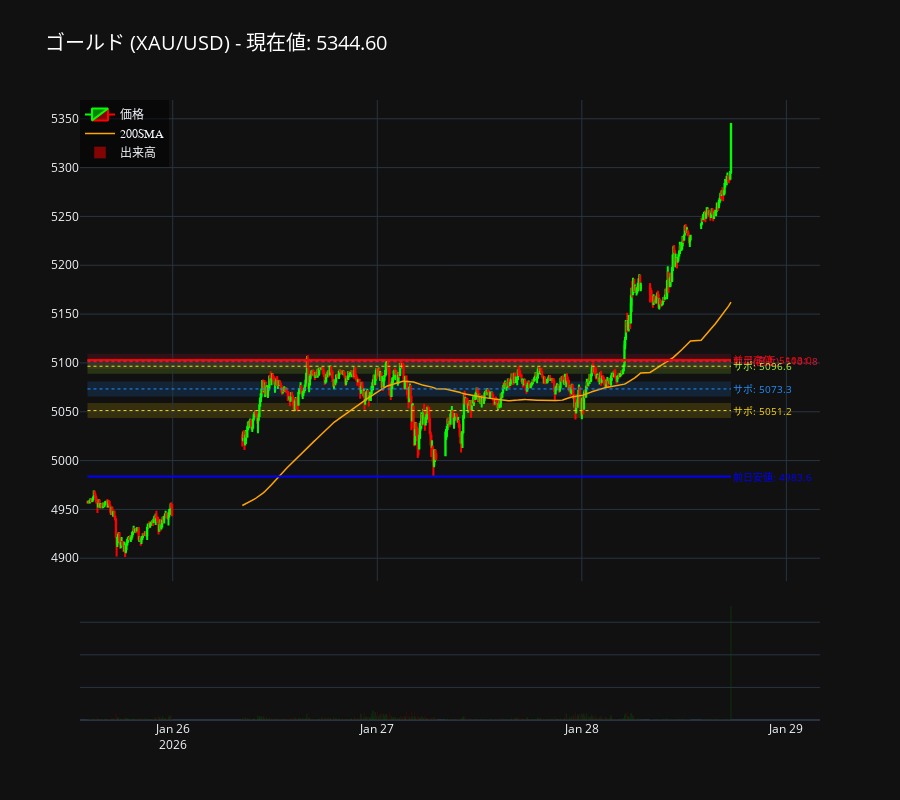

The notebook cell this image was saved under:
### Code cell
import yfinance as yf
import pandas as pd
import numpy as np
from datetime import timedelta
from scipy.signal import argrelextrema
import plotly.graph_objects as go
from plotly.subplots import make_subplots

class GoldChartGeneratorPlotly:
    def __init__(self, symbol="GC=F"):
        self.symbol = symbol
        self.df = None
    
    def fetch_data(self, period="5d", interval="5m"):
        print(f"--- {self.symbol} データ取得中 ---")
        try:
            # yfinanceでデータ取得
            df = yf.download(self.symbol, interval=interval, period=period, progress=False)
            if df.empty: return None
            
            # MultiIndexカラム対策
            if isinstance(df.columns, pd.MultiIndex): 
                df.columns = df.columns.get_level_values(0)
            
            # 数値変換
            for col in ["Open", "High", "Low", "Close", "Volume"]:
                df[col] = pd.to_numeric(df[col], errors="coerce")
            
            df.dropna(inplace=True)
            
            # タイムゾーン処理（日本時間へ）
            if df.index.tz is None: 
                df.index = df.index.tz_localize('UTC')
            df.index = df.index.tz_convert('Asia/Tokyo')
            df.index.name = "Datetime"
            
            # テクニカル指標
            df['MA200'] = df['Close'].rolling(window=200).mean()
            self.df = df
            return df
        except Exception as e:
            print(f"データ取得エラー: {e}")
            return None

    def _get_yesterday_levels(self):
        """昨日の高安取得"""
        if self.df is None: return None, None
        last_date = self.df.index[-1].date()
        prev_data = self.df[self.df.index.date < last_date]
        if prev_data.empty: return None, None
        
        target_date = prev_data.index[-1].date()
        target = prev_data[prev_data.index.date == target_date]
        return target['High'].max(), target['Low'].min()

    def _get_strong_levels(self, df, window=15, merge_dist=2.5, min_touches=3):
        """強いサポレジ抽出（ロジック変更なし）"""
        levels = []
        for col, comp in [('High', np.greater), ('Low', np.less)]:
            vals = df[col].values
            idxs = argrelextrema(vals, comparator=comp, order=window)[0]
            for idx in idxs:
                levels.append(df.iloc[idx][col])
        
        levels.sort()
        if not levels: return []

        clusters = []
        if levels:
            current_cluster = [levels[0]]
            for i in range(1, len(levels)):
                if levels[i] - current_cluster[-1] < merge_dist:
                    current_cluster.append(levels[i])
                else:
                    clusters.append(current_cluster)
                    current_cluster = [levels[i]]
            clusters.append(current_cluster)

        strong_zones = []
        for cluster in clusters:
            if len(cluster) >= min_touches:
                strong_zones.append(np.mean(cluster))
        return strong_zones

    def generate_chart(self, display_hours=8):
        if self.df is None:
            print("データがありません")
            return
        
        current_price = self.df['Close'].iloc[-1]
        
        # サポレジ計算
        y_high, y_low = self._get_yesterday_levels()
        levels = self._get_strong_levels(self.df, window=15, merge_dist=2.5, min_touches=3)
        
        res_levels = sorted([x for x in levels if x > current_price])
        sup_levels = sorted([x for x in levels if x < current_price], reverse=True)

        # 全データを使用するが、初期表示範囲（Zoom）だけ直近にするための計算
        last_time = self.df.index[-1]
        start_zoom_time = last_time - timedelta(hours=display_hours)
        
        # --- Plotly 描画開始 ---
        
        # サブプロット作成（設定は以前と同じ）
        fig = make_subplots(
            rows=2, cols=1, 
            shared_xaxes=True, 
            vertical_spacing=0.03, 
            row_heights=[0.8, 0.2],
            specs=[[{"secondary_y": False}], [{"secondary_y": False}]]
        )

        # 1. ローソク足（日本語ラベル）
        fig.add_trace(go.Candlestick(
            x=self.df.index,
            open=self.df['Open'], high=self.df['High'],
            low=self.df['Low'], close=self.df['Close'],
            name='価格',
            increasing_line_color='#00ff00', decreasing_line_color='#ff0000'
        ), row=1, col=1)

        # 2. MA200
        fig.add_trace(go.Scatter(
            x=self.df.index, y=self.df['MA200'],
            mode='lines', name='200SMA',
            line=dict(color='orange', width=1.5)
        ), row=1, col=1)

        # 3. 出来高
        colors_vol = ['#00ff00' if c >= o else '#ff0000' 
                      for c, o in zip(self.df['Close'], self.df['Open'])]
        
        fig.add_trace(go.Bar(
            x=self.df.index, y=self.df['Volume'],
            name='出来高',
            marker_color=colors_vol,
            opacity=0.5
        ), row=2, col=1)

        # 水平線描画関数
        def add_level_line(fig, price, color, style, width, label, is_zone=False):
            # ゾーン（帯）
            if is_zone:
                fig.add_shape(type="line",
                    x0=self.df.index[0], x1=self.df.index[-1], # 全期間に引く
                    y0=price, y1=price,
                    line=dict(color=color, width=15),
                    opacity=0.15,
                    layer="below", row=1, col=1
                )
            
            # 線
            fig.add_shape(type="line",
                x0=self.df.index[0], x1=self.df.index[-1], # 全期間に引く
                y0=price, y1=price,
                line=dict(color=color, width=width, dash=style),
                opacity=1.0,
                row=1, col=1
            )
            
            # ラベル（最新の足の横に表示）
            fig.add_annotation(
                x=self.df.index[-1], y=price,
                text=f"{label}: {price:.1f}",
                showarrow=False,
                xanchor="left",
                font=dict(color=color, size=10),
                row=1, col=1
            )

        NEON_COLORS = ['#FFD700', '#00FFFF', '#FF00FF', '#ADFF2F', '#1E90FF']

        # A. 昨日の高安
        if y_high: add_level_line(fig, y_high, 'red', 'solid', 2, "前日高値")
        if y_low: add_level_line(fig, y_low, 'blue', 'solid', 2, "前日安値")

        # B. レジスタンス
        for i, level in enumerate(res_levels):
            if i == 0:
                add_level_line(fig, level, '#DC143C', 'dash', 2, "レジ(直近)", is_zone=True)
            else:
                col = NEON_COLORS[i % len(NEON_COLORS)]
                add_level_line(fig, level, col, 'dot', 1, "レジ", is_zone=True)

        # C. サポート
        for i, level in enumerate(sup_levels):
            if i == 0:
                add_level_line(fig, level, '#DC143C', 'dot', 2, "サポ(直近)", is_zone=True)
            else:
                col = NEON_COLORS[(i + 2) % len(NEON_COLORS)]
                add_level_line(fig, level, col, 'dot', 1, "サポ", is_zone=True)

        # --- チャート設定 ---
        fig.update_layout(
            title=dict(text=f"ゴールド (XAU/USD) - 現在値: {current_price:.2f}", font=dict(color='white', size=20)),
            template="plotly_dark",
            xaxis_rangeslider_visible=False,
            height=800,
            showlegend=True,
            legend=dict(x=0, y=1, bgcolor='rgba(0,0,0,0.5)', font=dict(family="Meiryo")), # 日本語フォント対応
            hovermode='x unified',
            dragmode='pan'
        )

        # --- 軸設定と初期ズーム、および休日削除 ---
        
        # 週末（土・日）を非表示にする設定
        # bounds=["sat", "mon"] は 土曜から月曜までをスキップする設定です
        rangebreaks_config = [
            dict(bounds=["sat", "mon"]), 
        ]

        fig.update_xaxes(
            # 初期表示範囲を「直近8時間」に設定（データ自体は全部あるのでズームアウト可能）
            range=[start_zoom_time, last_time + timedelta(minutes=30)],
            
            rangebreaks=rangebreaks_config, # ★ここで休日を削除
            
            showspikes=True,       
            spikecolor="white",    
            spikesnap="cursor",    
            spikemode="across",    
            spikethickness=1,
            row=1, col=1
        )
        
        fig.update_yaxes(
            showspikes=True,
            spikecolor="white",
            spikesnap="cursor",
            spikemode="across",
            spikethickness=1,
            row=1, col=1
        )
        
        # 出来高チャートのY軸ラベル削除（すっきりさせるため）
        fig.update_yaxes(showticklabels=False, row=2, col=1)

        print(f"現在価格: {current_price:.2f}")
        fig.show()

if __name__ == "__main__":
    gen = GoldChartGeneratorPlotly()
    # 5日分のデータを取得するが、初期表示は直近8時間になる
    df = gen.fetch_data(period="5d", interval="5m")
    if df is not None:
        gen.generate_chart(display_hours=8)

### Figure 1 — Plotly figure (JSON) as saved in the notebook; plotly's stock layout.template omitted (floating-point values rounded to 4 significant figures; data arrays with more than 128 entries replaced by an {"elided": "..."} marker saying what was removed)
{"data": [{"close": {"elided": "855 float values"}, "decreasing": {"line": {"color": "#ff0000"}}, "high": {"elided": "855 float values"}, "increasing": {"line": {"color": "#00ff00"}}, "low": {"elided": "855 float values"}, "name": "価格", "open": {"elided": "855 float values"}, "type": "candlestick", "x": {"elided": "855 str values"}, "xaxis": "x", "yaxis": "y"}, {"line": {"color": "orange", "width": 1.5}, "mode": "lines", "name": "200SMA", "type": "scatter", "x": {"elided": "855 str values"}, "xaxis": "x", "y": {"elided": "855 float values"}, "yaxis": "y"}, {"marker": {"color": {"elided": "855 str values"}}, "name": "出来高", "opacity": 0.5, "type": "bar", "x": {"elided": "855 str values"}, "xaxis": "x2", "y": {"elided": "855 int values"}, "yaxis": "y2"}], "layout": {"annotations": [{"font": {"color": "red", "size": 10}, "showarrow": false, "text": "前日高値: 5103.0", "x": "2026-01-28T17:30:00+09:00", "xanchor": "left", "xref": "x", "y": 5103, "yref": "y"}, {"font": {"color": "blue", "size": 10}, "showarrow": false, "text": "前日安値: 4983.6", "x": "2026-01-28T17:30:00+09:00", "xanchor": "left", "xref": "x", "y": 4984.0, "yref": "y"}, {"font": {"color": "#DC143C", "size": 10}, "showarrow": false, "text": "サポ(直近): 5101.8", "x": "2026-01-28T17:30:00+09:00", "xanchor": "left", "xref": "x", "y": 5102.0, "yref": "y"}, {"font": {"color": "#ADFF2F", "size": 10}, "showarrow": false, "text": "サポ: 5096.6", "x": "2026-01-28T17:30:00+09:00", "xanchor": "left", "xref": "x", "y": 5097.0, "yref": "y"}, {"font": {"color": "#1E90FF", "size": 10}, "showarrow": false, "text": "サポ: 5073.3", "x": "2026-01-28T17:30:00+09:00", "xanchor": "left", "xref": "x", "y": 5073.0, "yref": "y"}, {"font": {"color": "#FFD700", "size": 10}, "showarrow": false, "text": "サポ: 5051.2", "x": "2026-01-28T17:30:00+09:00", "xanchor": "left", "xref": "x", "y": 5051.0, "yref": "y"}], "dragmode": "pan", "height": 800, "hovermode": "x unified", "legend": {"bgcolor": "rgba(0,0,0,0.5)", "font": {"family": "Meiryo"}, "x": 0, "y": 1}, "shapes": [{"line": {"color": "red", "dash": "solid", "width": 2}, "opacity": 1, "type": "line", "x0": "2026-01-23T14:00:00+09:00", "x1": "2026-01-28T17:30:00+09:00", "xref": "x", "y0": 5103, "y1": 5103, "yref": "y"}, {"line": {"color": "blue", "dash": "solid", "width": 2}, "opacity": 1, "type": "line", "x0": "2026-01-23T14:00:00+09:00", "x1": "2026-01-28T17:30:00+09:00", "xref": "x", "y0": 4984.0, "y1": 4984.0, "yref": "y"}, {"layer": "below", "line": {"color": "#DC143C", "width": 15}, "opacity": 0.15, "type": "line", "x0": "2026-01-23T14:00:00+09:00", "x1": "2026-01-28T17:30:00+09:00", "xref": "x", "y0": 5102.0, "y1": 5102.0, "yref": "y"}, {"line": {"color": "#DC143C", "dash": "dot", "width": 2}, "opacity": 1, "type": "line", "x0": "2026-01-23T14:00:00+09:00", "x1": "2026-01-28T17:30:00+09:00", "xref": "x", "y0": 5102.0, "y1": 5102.0, "yref": "y"}, {"layer": "below", "line": {"color": "#ADFF2F", "width": 15}, "opacity": 0.15, "type": "line", "x0": "2026-01-23T14:00:00+09:00", "x1": "2026-01-28T17:30:00+09:00", "xref": "x", "y0": 5097.0, "y1": 5097.0, "yref": "y"}, {"line": {"color": "#ADFF2F", "dash": "dot", "width": 1}, "opacity": 1, "type": "line", "x0": "2026-01-23T14:00:00+09:00", "x1": "2026-01-28T17:30:00+09:00", "xref": "x", "y0": 5097.0, "y1": 5097.0, "yref": "y"}, {"layer": "below", "line": {"color": "#1E90FF", "width": 15}, "opacity": 0.15, "type": "line", "x0": "2026-01-23T14:00:00+09:00", "x1": "2026-01-28T17:30:00+09:00", "xref": "x", "y0": 5073.0, "y1": 5073.0, "yref": "y"}, {"line": {"color": "#1E90FF", "dash": "dot", "width": 1}, "opacity": 1, "type": "line", "x0": "2026-01-23T14:00:00+09:00", "x1": "2026-01-28T17:30:00+09:00", "xref": "x", "y0": 5073.0, "y1": 5073.0, "yref": "y"}, {"layer": "below", "line": {"color": "#FFD700", "width": 15}, "opacity": 0.15, "type": "line", "x0": "2026-01-23T14:00:00+09:00", "x1": "2026-01-28T17:30:00+09:00", "xref": "x", "y0": 5051.0, "y1": 5051.0, "yref": "y"}, {"line": {"color": "#FFD700", "dash": "dot", "width": 1}, "opacity": 1, "type": "line", "x0": "2026-01-23T14:00:00+09:00", "x1": "2026-01-28T17:30:00+09:00", "xref": "x", "y0": 5051.0, "y1": 5051.0, "yref": "y"}], "showlegend": true, "title": {"font": {"color": "white", "size": 20}, "text": "ゴールド (XAU/USD) - 現在値: 5344.60"}, "xaxis": {"anchor": "y", "domain": [0, 1], "matches": "x2", "range": ["2026-01-28T09:30:00+09:00", "2026-01-28T18:00:00+09:00"], "rangebreaks": [{"bounds": ["sat", "mon"]}], "rangeslider": {"visible": false}, "showspikes": true, "showticklabels": false, "spikecolor": "white", "spikemode": "across", "spikesnap": "cursor", "spikethickness": 1}, "xaxis2": {"anchor": "y2", "domain": [0, 1]}, "yaxis": {"anchor": "x", "domain": [0.224, 1], "showspikes": true, "spikecolor": "white", "spikemode": "across", "spikesnap": "cursor", "spikethickness": 1}, "yaxis2": {"anchor": "x2", "domain": [0, 0.194], "showticklabels": false}}}
